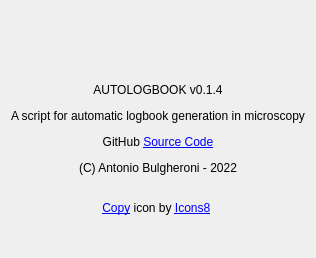
<?xml version="1.0" encoding="UTF-8"?>
<ui version="4.0">
 <class>About</class>
 <widget class="QDialog" name="About">
  <property name="windowModality">
   <enum>Qt::NonModal</enum>
  </property>
  <property name="geometry">
   <rect>
    <x>0</x>
    <y>0</y>
    <width>283</width>
    <height>258</height>
   </rect>
  </property>
  <property name="windowTitle">
   <string>About Autologbook</string>
  </property>
  <property name="windowIcon">
   <iconset resource="resource.qrc">
    <normaloff>:/resources/icons8-logbook-64.png</normaloff>:/resources/icons8-logbook-64.png</iconset>
  </property>
  <layout class="QVBoxLayout" name="verticalLayout">
   <item>
    <widget class="QLabel" name="label">
     <property name="text">
      <string>&lt;html&gt;&lt;head/&gt;&lt;body&gt;&lt;p align=&quot;center&quot;&gt;&lt;img src=&quot;:/resources/icons8-logbook-64.png&quot;/&gt;&lt;/p&gt;&lt;p
       align=&quot;center&quot;&gt;&lt;br/&gt;&lt;/p&gt;&lt;p align=&quot;center&quot;&gt;AUTOLOGBOOK v0.1.4&lt;/p&gt;&lt;p
       align=&quot;center&quot;&gt;A script for automatic logbook generation in microscopy&lt;/p&gt;&lt;p align=&quot;center&quot;&gt;GitHub
       &lt;a href=&quot;https://github.com/abulgher/autologbook&quot;&gt;&lt;span style=&quot; text-decoration:
       underline; color:#0000ff;&quot;&gt;Source Code&lt;/span&gt;&lt;/a&gt;&lt;/p&gt;&lt;p align=&quot;center&quot;&gt;(C)
       Antonio Bulgheroni - 2022&lt;/p&gt;&lt;p align=&quot;center&quot;&gt;&lt;br/&gt;&lt;a href=&quot;https://icons8.com/icon/pNYOTp5DinZ3/copy&quot;&gt;&lt;span
       style=&quot; text-decoration: underline; color:#0000ff;&quot;&gt;Copy&lt;/span&gt;&lt;/a&gt; icon by &lt;a href=&quot;https://icons8.com&quot;&gt;&lt;span
       style=&quot; text-decoration: underline; color:#0000ff;&quot;&gt;Icons8&lt;/span&gt;&lt;/a&gt;&lt;/p&gt;&lt;/body&gt;&lt;/html&gt;
      </string>
     </property>
    </widget>
   </item>
  </layout>
 </widget>
 <resources>
  <include location="resource.qrc"/>
 </resources>
 <connections/>
</ui>
